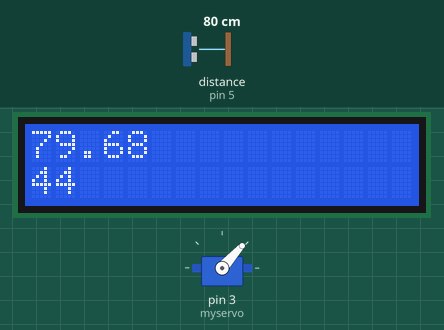
This sketch was run on a simulated Arduino Uno, built with avr-gcc and run on an emulated ATmega328P. Parts: 16×2 character LCD, servo. Wiring (inferred from the names in the program): ultrasonic range finder: trigger pin 4; echo pin 5. Inputs (shaded band) come from the test bench; at power-on: distance to the obstacle (sensor on pin 5) 80 cm. The echo pulse lasts 58.3 µs per cm.

Above: at 1.4 s.
1.5 s: distance to the obstacle (sensor on pin 5) set to 2 cm
At 2.05 s:
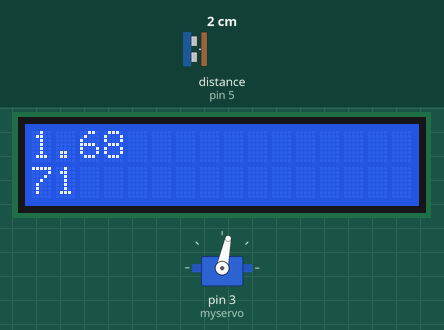
4.3 s: distance to the obstacle (sensor on pin 5) set to 4 cm
At 4.55 s:
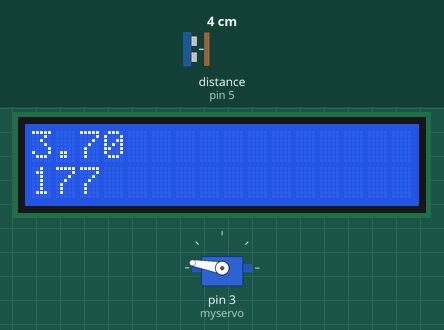
5.8 s: distance to the obstacle (sensor on pin 5) set to 9 cm
At 6.13 s:
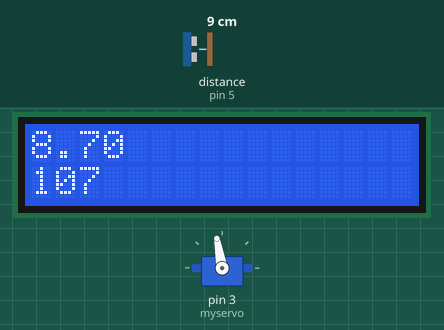
Timing chart, 0 to 13.4 s (numbered marks = the images above; inputs shaded):
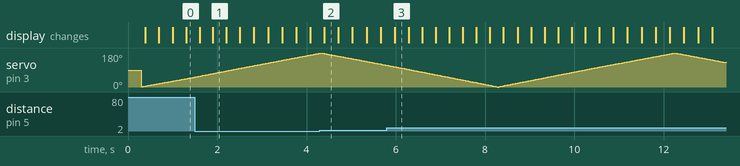

The sketch:

main.ino
```cpp
#define TRIG_PIN 4
#define ECHO_PIN 5
unsigned long lastdischeck =0;
unsigned long lastsermove = 0;
unsigned long lastlcdupdate = 0;
int angle=0;
bool forward =true;
float distance =-1;
#include<Servo.h>
#include<LiquidCrystal_I2C.h>
LiquidCrystal_I2C lcd(0x27,16,2);
Servo myservo;
void setup()
{
Serial.begin(115200);
  lcd.init();
  lcd.backlight();
  lcd.setCursor(0,0);
  lcd.print("HELLOW ROBOT");
  delay(200);
  lcd.clear();
  myservo.attach(3);
  pinMode(TRIG_PIN, OUTPUT);
  pinMode(ECHO_PIN, INPUT);
}
void loop()
{
   ser();
   float objectdis = dis();
   LCD(objectdis,angle);
}

float dis()
{
  if(millis()-lastdischeck>=100)
  {
  lastdischeck = millis();
  unsigned long duration;
  digitalWrite(TRIG_PIN, LOW);
  delayMicroseconds(2);
  digitalWrite(TRIG_PIN, HIGH);
  delayMicroseconds(10);
  digitalWrite(TRIG_PIN, LOW);
  duration = pulseIn(ECHO_PIN, HIGH,30000);// 30 ms here we write maximum wait time in microseconds
  if(duration!=0)// Timeout (duration == 0) par last valid distance rahegi
  {
  distance = duration * 0.0343 / 2;
  }
}
 return distance;
}
void ser()
{
    if(millis()-lastsermove>=20)
    {
      if(forward)
      {
      angle++;
      myservo.write(angle);
      if(angle==180)
      {
        forward =false;
      }
      }
      else
      {
        angle--;
        myservo.write(angle);
        if(angle==0)
        {
            forward=true;
        }
      }
      lastsermove = millis();
    }
}

void LCD(float DISTANCE ,int ANGLE)
{
   if(millis()-lastlcdupdate>=20)
   {
   lastlcdupdate = millis();

   lcd.setCursor(0,0);
   lcd.print(DISTANCE);
   lcd.print("       ");
   lcd.setCursor(0,1);
   lcd.print(ANGLE);
   lcd.print("        ");
   }
}
```
